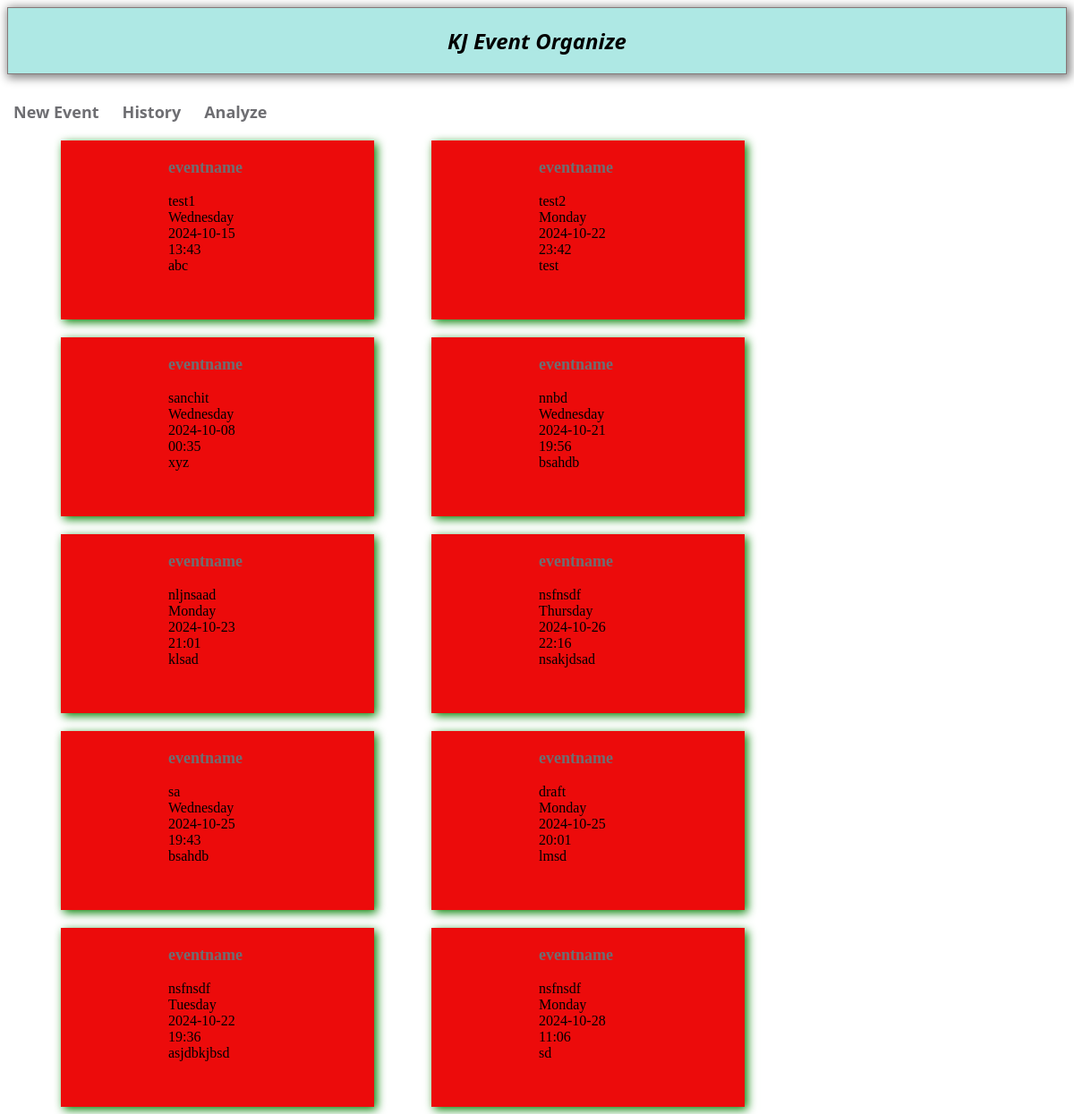
Page / (signed in) on the earlier database version.
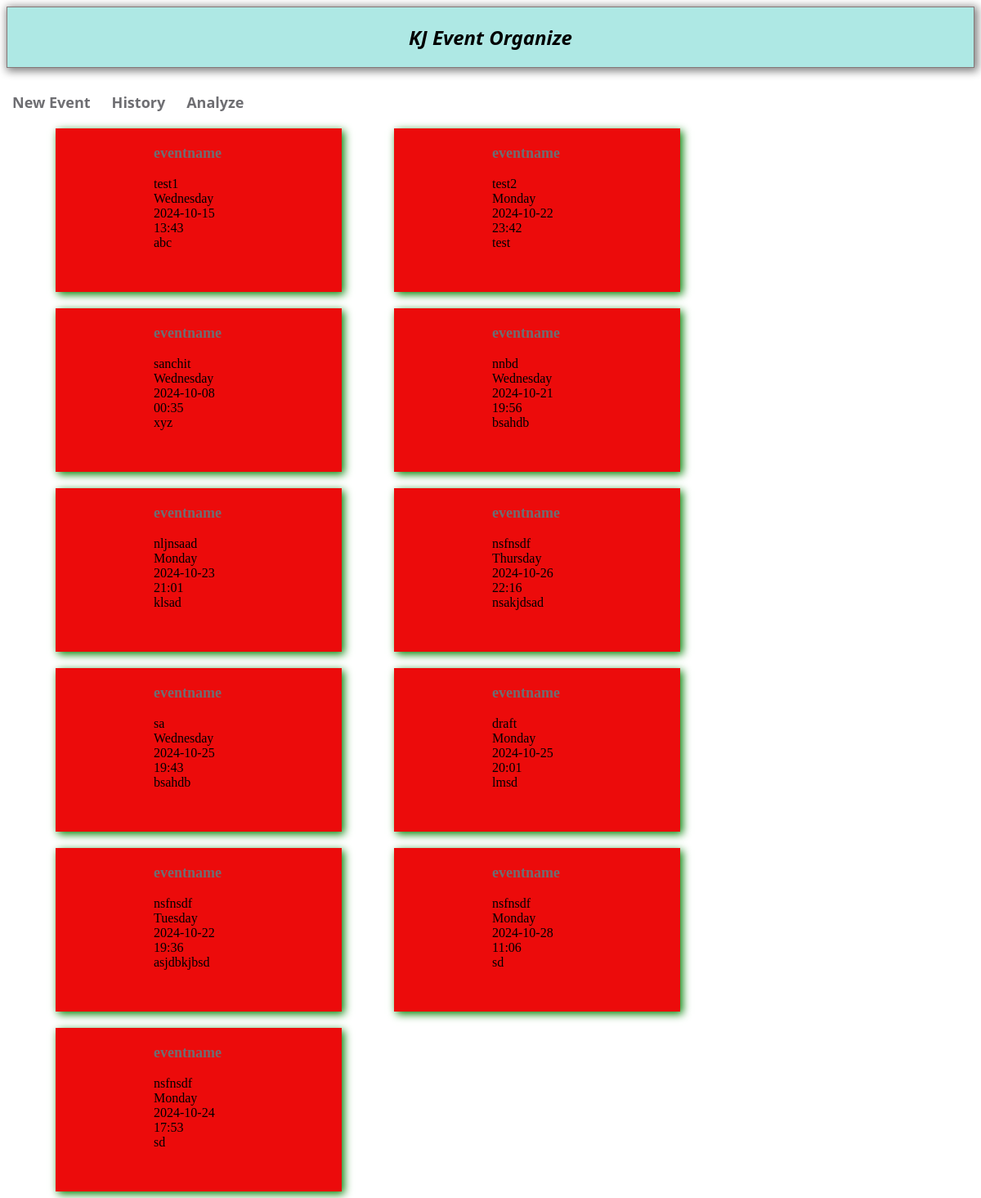
Same page on the later database version.
### app/models.py (models this page shows)
class EventInformation(models.Model):
    eventname = models.CharField(max_length=122)
    eventorganizer = models.CharField(max_length=122)
    eventday = models.CharField(max_length=122)
    eventdate = models.CharField(max_length=122)
    eventtime = models.CharField(max_length=122)
    eventabout = models.TextField(max_length=1000)
    eventfile = models.FileField(upload_to='files/')
    fileurl=models.CharField(max_length=122)
    user = models.ForeignKey(CustomUser, on_delete=models.CASCADE, null=True)

### app/views.py (the view)
# urls.py: path("",views.home,name=""),
def home(request):
    if request.user.is_authenticated:
        allevents=EventInformation.objects.all()
        allformdata=FormData.objects.all()
        print(allevents)
        return render(request, "home.html",{'event':allevents})
    else:
        return redirect("/auth")

### templates/home.html (shortened to what this page needs)
<!DOCTYPE html>
<html lang="en">
<head>
</head>
<body>
    <div class="header">
        KJ Event Organize
    </div>
    <div class="options">
        <a href="/event_info">New Event</a>
    </div>
    <div class="options">
        <a href="">History</a>
    </div>
    <div class="options">
        <a href="">Analyze</a>
    </div>
    <div class="contents">
        {% for index in event %}
        <div class="cards">
            <div class="content">
                <h3 ><a href="form/{{index.pk}}">{{index.eventname}}</a></h3>
                {{index.eventorganizer}} <br>
                {{index.eventday}} <br>
                {{index.eventdate}} <br>
                {{index.eventtime}} <br>
                {{index.eventabout}} <br>
            </div>
        </div>{% endfor %}
    </div>
</body>
</html>

Differences in the rows shown:
added EventInformation: eventname "eventname", eventorganizer "nsfnsdf", eventday "Monday", eventdate "2024-10-24", eventtime "17:53", eventabout "sd"
